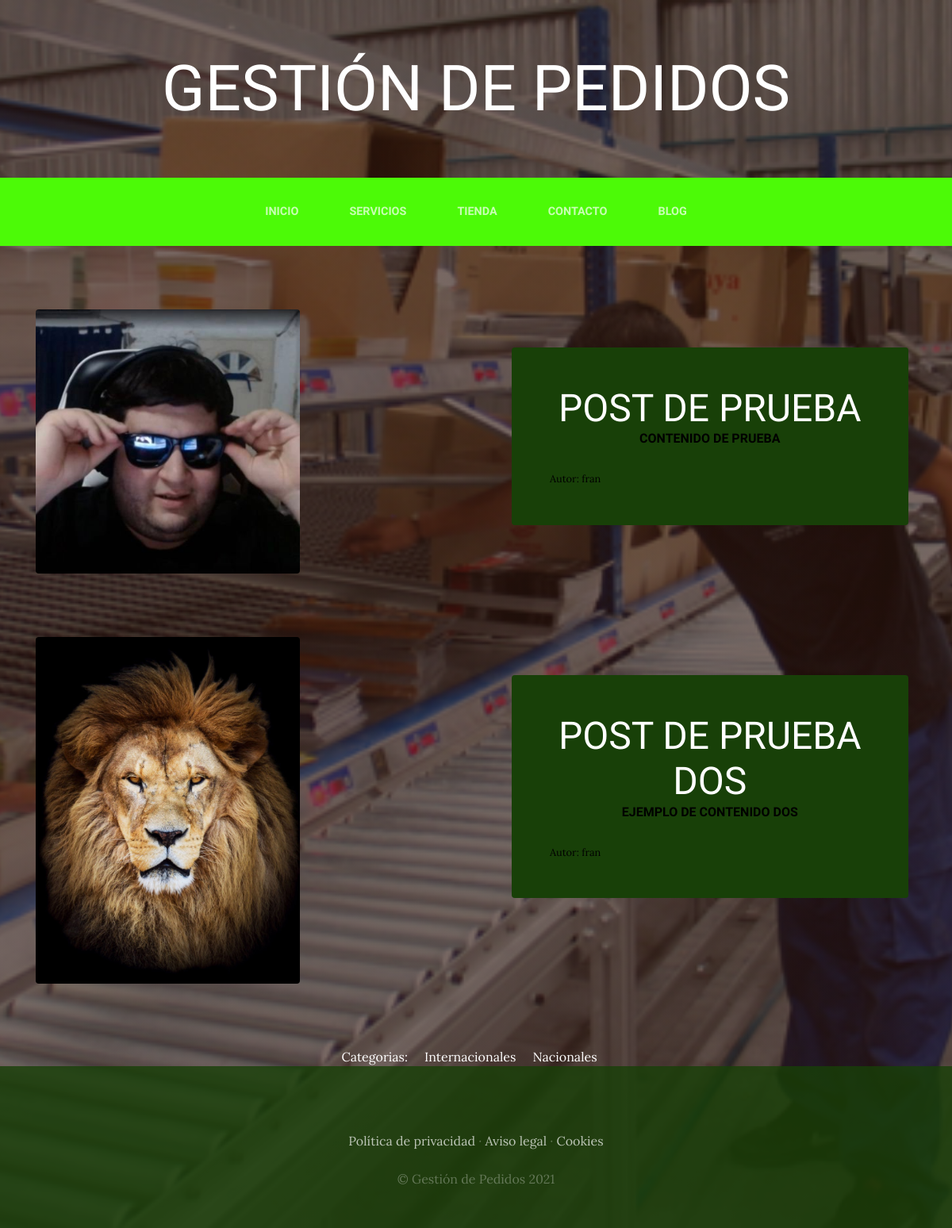
Screenshot of /blog/ with the database file from the repository.
### Blog/models.py (models this page shows, shortened)
class Post(models.Model):
    titulo = models.CharField(max_length=50)
    contenido = models.CharField(max_length=50)
    imagen = models.ImageField(upload_to='media/blog',null = True, blank = True)
    autor = models.ForeignKey(User, on_delete=models.CASCADE)
    categorias = models.ManyToManyField(Categoria)
    created = models.DateTimeField(auto_now_add=True)
    updated = models.DateTimeField(auto_now_add=True)
    class Meta:
        verbose_name = "post"
        verbose_name_plural = "posts"

class Categoria(models.Model):
    nombre = models.CharField(max_length=50)
    created = models.DateTimeField(auto_now_add=True)
    updated = models.DateTimeField(auto_now_add=True)
    class Meta:
        verbose_name = "categoria"
        verbose_name_plural = "categorias"

### Blog/views.py (the view)
# urls.py: path('',views.blog, name="Blog"),
def blog(request):
    posts = Post.objects.all
    return render(request, "blog/blog.html", {"posts":posts})

### Blog/templates/blog/blog.html
{% extends "ProyectoWebApp/base.html" %}
{% load static %}
{% block content %}
    {% for post in posts %}
    <section class="page-section clearfix">
        <div class="container">
          <div class="intro">
            <img class="intro-img img-fluid mb-3 mb-lg-0 rounded" src="{{post.imagen.url}}" alt="" style="width: 30%;">
            <div class="intro-text left-0 text-center bg-faded p-5 rounded" style="color: black;">
              <h2 class="section-heading mb-4" >
                <span class="section-heading-lower" style="color: white;">{{post.titulo}}</span>
                <span class="section-heading-upper">{{post.contenido}}</span>
              </h2>
              <div style="text-align: left; font-size: 0.8em;">
                Autor: {{post.autor}}
             </div>
            </div>
          </div>
        </div>
      </section>
    {% endfor %}
    <section>
        <div style="margin: auto; width: 80%; text-align: center; color: white;">
            Categorias: &nbsp;&nbsp;&nbsp;
            {% for post in posts %}
                {% for categoria in post.categorias.all %}
                    {{categoria.nombre}} &nbsp;&nbsp;&nbsp;
                {% endfor %}
            {% endfor %}
        </div>
    </section>
{% endblock %}

### ProyectoWebApp/static/ProyectoWebApp/css/gestion.css (style rules this page uses)
body { font-family: 'Lora'; background: linear-gradient(rgba(47, 23, 15, 0.65), rgba(47, 23, 15, 0.65)), url("../img/bg_main.jpg"); background-attachment: fixed; background-position: center; background-size: cover; }
h1, h2, h3, h4, h5, h6 { font-family: 'Raleway'; }
.page-section { margin-top: 5rem; margin-bottom: 5rem; }
.section-heading { text-transform: uppercase; }
.section-heading .section-heading-upper { display: block; font-size: 1rem; font-weight: 800; padding-bottom:.5rem; }
.section-heading .section-heading-lower { display: block; font-size: 3rem; font-weight: 100; }
.bg-faded { background-color: rgba(255, 255, 255, 0.85); }
.intro { position: relative; }
@media (min-width: 992px) { .intro .intro-img { width: 75%; float: left; } }
@media (min-width: 992px) { .intro .intro-text { left: 600; width: 60%; margin-top: 3rem; background-color: rgba(24, 64, 8); color: cornsilk; position: absolute; } }
@media (min-width: 1200px) { .intro .intro-text { width: 45%; } }

### rows the page displays
Post: imagen (picture), titulo "POST DE PRUEBA", contenido "CONTENIDO DE PRUEBA", autor "fran"
Post: imagen (picture), titulo "POST DE PRUEBA DOS", contenido "EJEMPLO DE CONTENIDO DOS", autor "fran"
Categoria: nombre "Internacionales"
Categoria: nombre "Nacionales"
